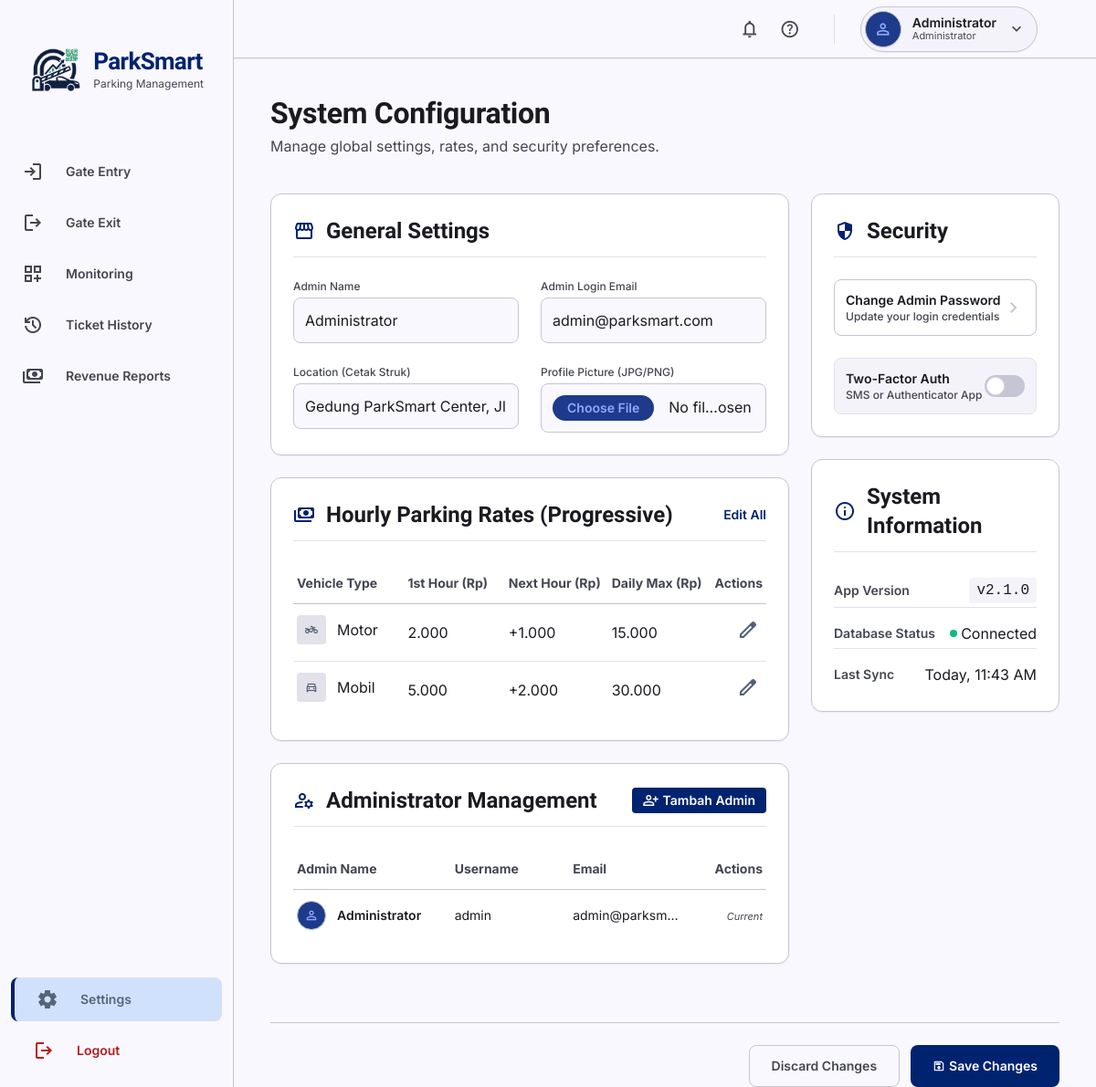
The page /settings.php (signed in) on the database its author committed.
### tables this page shows
CREATE TABLE `users` (
  `id` int(11) NOT NULL AUTO_INCREMENT,
  `username` varchar(50) NOT NULL,
  `email` varchar(100) NOT NULL,
  `password` varchar(255) NOT NULL,
  `name` varchar(100) NOT NULL,
  `profile_picture` varchar(255) DEFAULT NULL,
  PRIMARY KEY (`id`),
  UNIQUE KEY `username` (`username`),
  UNIQUE KEY `email` (`email`)
);

### settings.php (the view, shortened to what the rows shown need)
<?php
require 'php/database/koneksi.php';
$user_id = $_SESSION['user_id'];
$query_user = mysqli_query($koneksi, "SELECT email FROM users WHERE id = '$user_id'");
$user_data = mysqli_fetch_assoc($query_user);
$email = $user_data['email'] ?? 'admin@parksmart.com';
$query_admins = mysqli_query($koneksi, "SELECT id, username, email, name, profile_picture FROM users ORDER BY id ASC");
$admins = [];
if ($query_admins) {
    while ($row = mysqli_fetch_assoc($query_admins)) {
        $admins[] = $row;
    }
}
?>
<!DOCTYPE html>
<html class="light" lang="en">
<head>
    <script src="https://cdn.tailwindcss.com?plugins=forms,container-queries"></script>
    <script id="tailwind-config">
        tailwind.config = {
            darkMode: "class",
            theme: {
                extend: {
                    "colors": {
                        "primary-fixed-dim": "#b6c4ff",
                        "inverse-on-surface": "#f1f0f7",
                        "outline-variant": "#c5c5d3",
                        "inverse-primary": "#b6c4ff",
                        "surface-dim": "#dad9e1",
                        "error-container": "#ffdad6",
                        "tertiary-container": "#6e2c00",
                        "on-tertiary-fixed-variant": "#773205",
                        "secondary-fixed-dim": "#b7c8e1",
                        "surface-container-lowest": "#ffffff",
                        "on-secondary-fixed": "#0b1c30",
                        "surface-container-low": "#f4f3fa",
                        "surface-container": "#eeedf4",
                        "outline": "#757682",
                        "surface-variant": "#e3e1e9",
                        "primary-container": "#1e3a8a",
                        "secondary-fixed": "#d3e4fe",
                        "on-primary-fixed": "#00164e",
                        "primary-fixed": "#dce1ff",
                        "on-primary-fixed-variant": "#264191",
                        "on-background": "#1a1b21",
                        "on-error-container": "#93000a",
                        "primary": "#00236f",
                        "surface-bright": "#faf8ff",
                        "surface": "#faf8ff",
                        "background": "#faf8ff",
                        "tertiary-fixed-dim": "#ffb691",
                        "secondary-container": "#d0e1fb",
                        "on-primary-container": "#90a8ff",
                        "on-primary": "#ffffff",
                        "surface-container-high": "#e9e7ef",
                        "on-tertiary": "#ffffff",
                        "on-tertiary-container": "#f39461",
                        "on-secondary": "#ffffff",
                        "secondary": "#505f76",
                        "on-surface-variant": "#444651",
                        "on-tertiary-fixed": "#341100",
                        "on-secondary-container": "#54647a",
                        "error": "#ba1a1a",
                        "tertiary-fixed": "#ffdbcb",
                        "surface-tint": "#4059aa",
                        "surface-container-highest": "#e3e1e9",
                        "on-surface": "#1a1b21",
                        "on-secondary-fixed-variant": "#38485d",
                        "inverse-surface": "#2f3036",
                        "tertiary": "#4b1c00",
                        "on-error": "#ffffff"
                    },
                    "borderRadius": {
                        "DEFAULT": "0.25rem",
                        "lg": "0.5rem",
                        "xl": "0.75rem",
                        "full": "9999px"
                    },
                    "spacing": {
                        "gutter": "24px",
                        "container-max": "1440px",
                        "xs": "4px",
                        "sm": "12px",
                        "md": "24px",
                        "base": "8px",
                        "xl": "64px",
                        "lg": "40px"
                    },
                    "fontFamily": {
                        "body-sm": ["Inter"],
                        "headline-xl": ["Hanken Grotesk"],
                        "label-bold": ["Inter"],
                        "body-lg": ["Inter"],
                        "headline-lg": ["Hanken Grotesk"],
                        "label-sm": ["Inter"],
                        "body-md": ["Inter"],
                        "headline-md": ["Hanken Grotesk"],
                        "headline-lg-mobile": ["Hanken Grotesk"]
                    },
                    "fontSize": {
                        "body-sm": ["14px", { "lineHeight": "20px", "fontWeight": "400" }],
                        "headline-xl": ["40px", { "lineHeight": "48px", "letterSpacing": "-0.02em", "fontWeight": "700" }],
                        "label-bold": ["14px", { "lineHeight": "20px", "fontWeight": "600" }],
                        "body-lg": ["18px", { "lineHeight": "28px", "fontWeight": "400" }],
                        "headline-lg": ["32px", { "lineHeight": "40px", "letterSpacing": "-0.01em", "fontWeight": "700" }],
                        "label-sm": ["12px", { "lineHeight": "16px", "fontWeight": "500" }],
                        "body-md": ["16px", { "lineHeight": "24px", "fontWeight": "400" }],
                        "headline-md": ["24px", { "lineHeight": "32px", "fontWeight": "600" }],
                        "headline-lg-mobile": ["24px", { "lineHeight": "32px", "fontWeight": "700" }]
                    }
                }
            }
        }
    </script>
</head>
<body class="bg-background text-on-background font-body-md text-body-md h-screen flex overflow-hidden">
    <?php include 'components/layout/sidebar.php'; ?>
    <div class="flex-1 flex flex-col md:ml-64 w-full h-full">
        <main class="flex-1 overflow-y-auto p-md lg:p-lg bg-surface-container-lowest md:bg-transparent relative">
            <form action="php/proses/settings_proses.php" method="POST" enctype="multipart/form-data" class="max-w-container-max mx-auto h-full flex flex-col">
                <div class="mb-lg">
                    <h2 class="font-headline-lg text-headline-lg text-on-surface mb-xs">System Configuration</h2>
                </div>
                <div class="grid grid-cols-1 lg:grid-cols-12 gap-md flex-1">
                    <div class="lg:col-span-8 flex flex-col gap-md">
                        <section class="bg-surface-container-lowest rounded-xl border border-outline-variant shadow-sm p-md">
                            <div class="grid grid-cols-1 md:grid-cols-2 gap-md mb-md">
                                <div class="flex flex-col gap-xs">
                                    <label class="font-label-sm text-label-sm text-on-surface-variant" for="contact-email">Admin Login Email</label>
                                    <input class="border border-outline-variant rounded-lg p-sm font-body-md text-body-md focus:border-primary focus:ring-1 focus:ring-primary outline-none transition-colors w-full bg-surface" id="contact-email" name="admin_email" type="email" value="<?= htmlspecialchars($email) ?>" required/>
                                </div>
                            </div>
                        </section>
                        <section class="bg-surface-container-lowest rounded-xl border border-outline-variant shadow-sm p-md">
                            <div class="overflow-x-auto">
                                <table class="w-full text-left border-collapse">
                                    <thead>
                                        <tr class="border-b border-outline-variant text-on-surface-variant font-label-bold text-label-bold">
                                            <th class="py-sm px-xs w-1/4">Vehicle Type</th>
                                            <th class="py-sm px-xs w-1/4">1st Hour (Rp)</th>
                                            <th class="py-sm px-xs w-1/4">Next Hour (Rp)</th>
                                            <th class="py-sm px-xs w-1/4">Daily Max (Rp)</th>
                                            <th class="py-sm px-xs text-right">Actions</th>
                                        </tr>
                                    </thead>
                                </table>
                            </div>
                        </section>
                        <section class="bg-surface-container-lowest rounded-xl border border-outline-variant shadow-sm p-md">
                            <div class="overflow-x-auto">
                                <table class="w-full text-left border-collapse">
                                    <thead>
                                        <tr class="border-b border-outline-variant text-on-surface-variant font-label-bold text-label-bold">
                                            <th class="py-sm px-xs w-1/3">Admin Name</th>
                                            <th class="py-sm px-xs w-1/4">Username</th>
                                            <th class="py-sm px-xs w-1/4">Email</th>
                                            <th class="py-sm px-xs text-right">Actions</th>
                                        </tr>
                                    </thead>
                                    <tbody class="font-body-sm text-body-sm">
                                        <?php foreach ($admins as $adm): ?>
                                        <tr class="border-b border-surface-variant last:border-0 hover:bg-surface transition-colors">
                                            <td class="py-sm px-xs flex items-center gap-sm">
                                                <div class="w-8 h-8 rounded-full bg-primary-container flex items-center justify-center border border-outline-variant shadow-sm overflow-hidden shrink-0">
                                                    <?php if (!empty($adm['profile_picture'])): ?>
                                                        <img src="<?= htmlspecialchars($adm['profile_picture']) ?>" alt="Profile" class="w-full h-full object-cover">
                                                    <?php else: ?>
                                                        <span class="material-symbols-outlined text-on-primary-container text-[16px]">person</span>
                                                    <?php endif; ?>
                                                </div>
                                                <span class="font-label-bold text-label-bold text-on-surface"><?= htmlspecialchars($adm['name']) ?></span>
                                            </td>
                                            <td class="py-sm px-xs"><?= htmlspecialchars($adm['username']) ?></td>
                                            <td class="py-sm px-xs truncate max-w-[120px]"><?= htmlspecialchars($adm['email'] ?? '-') ?></td>
                                            <td class="py-sm px-xs text-right">
                                                <?php if ($adm['id'] != $_SESSION['user_id']): ?>
                                                    <form action="php/proses/delete_admin_proses.php" method="POST" class="inline" onsubmit="return confirmDeleteAdmin(event)">
                                                        <input type="hidden" name="delete_id" value="<?= $adm['id'] ?>">
                                                        <button type="submit" class="text-error hover:text-on-error-container transition-colors p-1 rounded hover:bg-error-container" title="Hapus Admin">
                                                            <span class="material-symbols-outlined">delete</span>
                                                        </button>
                                                    </form>
                                                <?php else: ?>
                                                    <span class="text-on-surface-variant italic text-[11px]">Current</span>
                                                <?php endif; ?>
                                            </td>
                                        </tr>
                                        <?php endforeach; ?>
                                    </tbody>
                                </table>
                            </div>
                        </section>
                    </div>
                </div>
            </form>
        </main>
    </div>
</body>
</html>

### rows shown on the page
users: admin_email "admin@parksmart.com", name "Administrator", username "admin", email "admin@parksm…", shows "Current"

### other values the page prints
$_SESSION['name'] "Administrator"
$t_motor_1 "2.000"
$t_motor_next "1.000"
$t_motor_max "15.000"
$t_mobil_1 "5.000"
$t_mobil_next "2.000"
$t_mobil_max "30.000"
